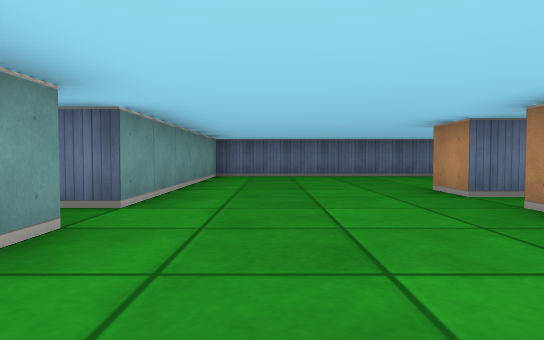
[1] (above)

20 first-person views from a walk through a cub3D maze. The camera is about half as high as the walls, tilts 2° down and sees 75° across. The floor is counted in squares. Each view is taken from the middle of a square. On the plan, view 1 faces up. The plan holds only what a view shows up to about 9 squares ahead; the rest is blank. The place goes on beyond the plan.

[2]
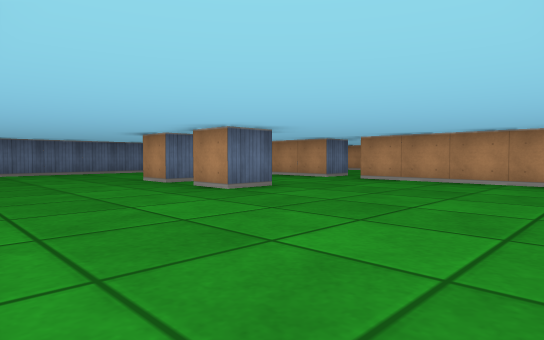

[3]
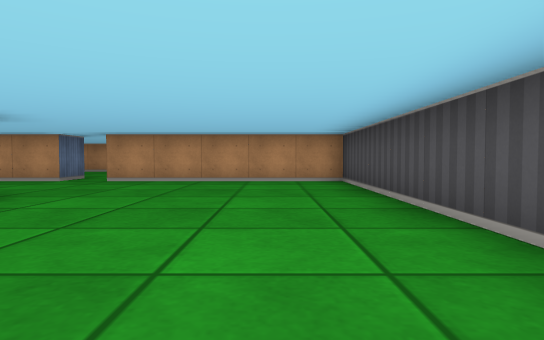

[4]
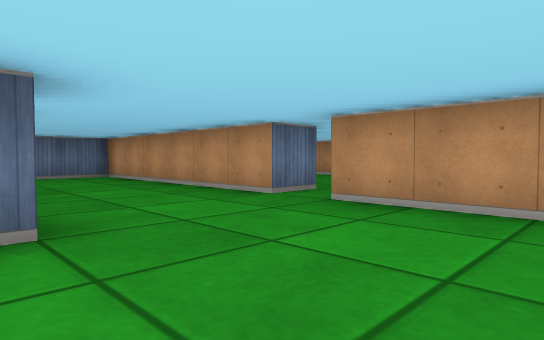

[5]
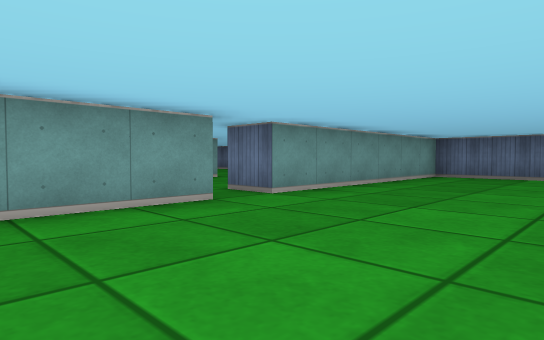

[6]
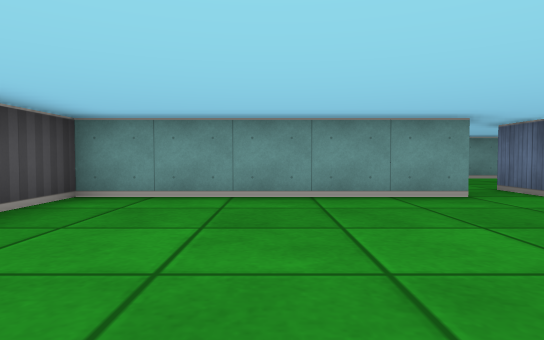

[7]
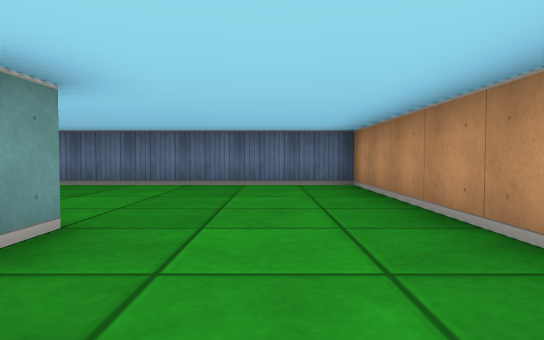

[8]
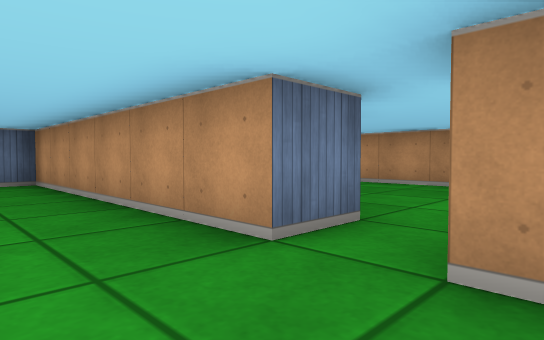

[9]
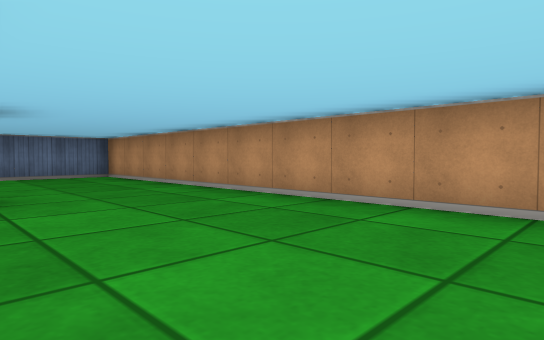

[10]
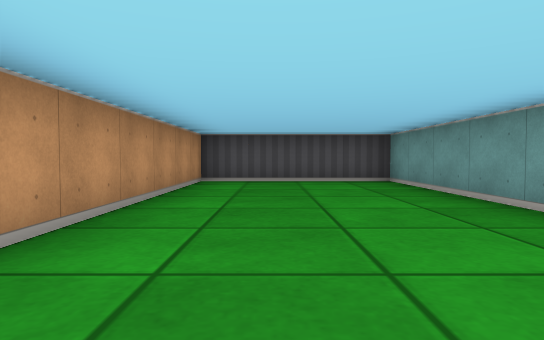

[11]
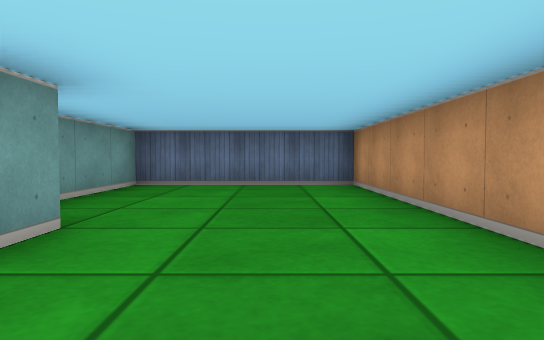

[12]
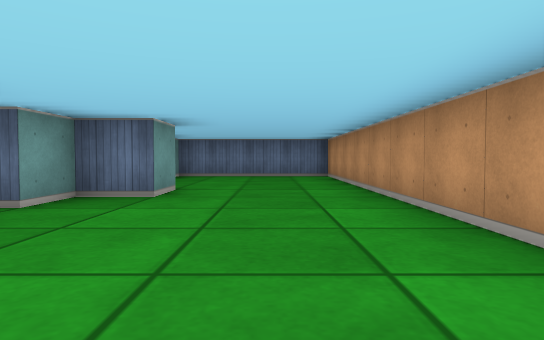

[13]
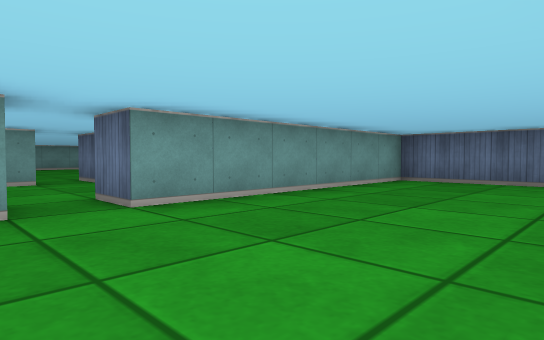

[14]
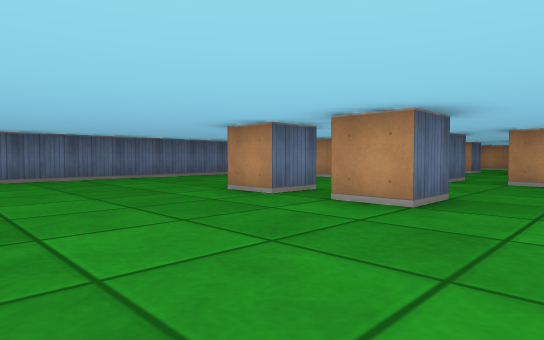

[15]
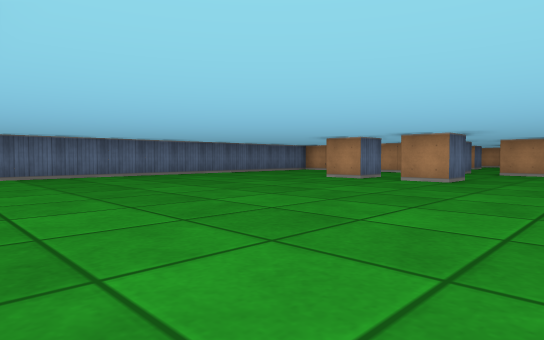

[16]
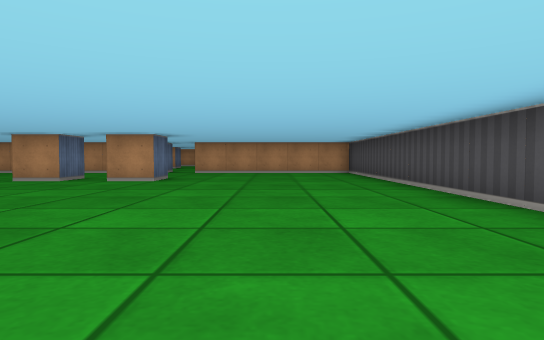

[17]
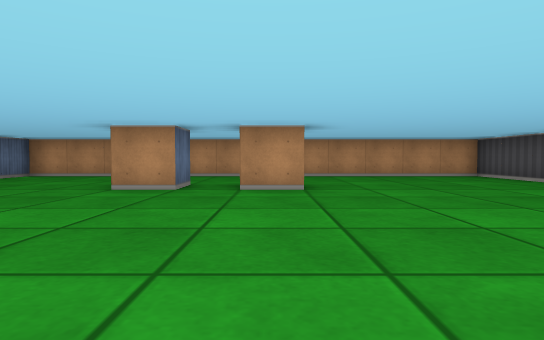

[18]
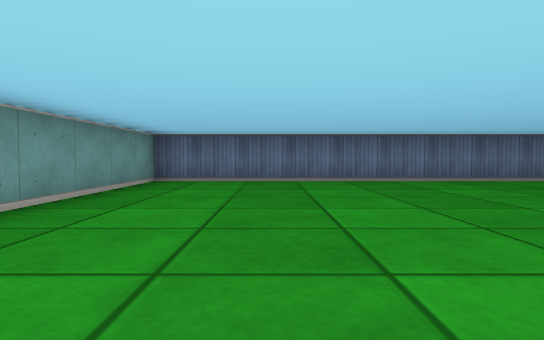

[19]
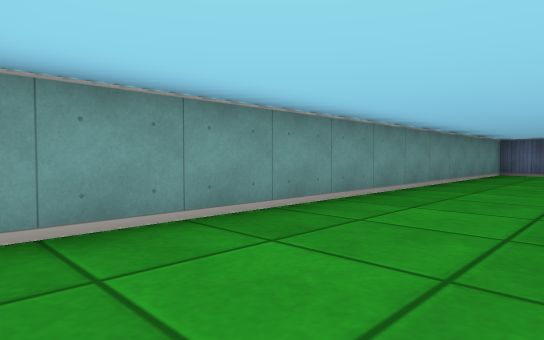

[20]
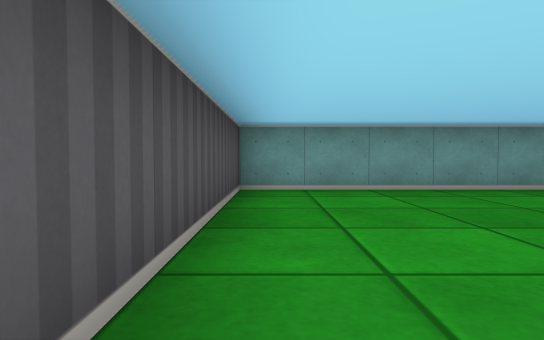

### Floor plan
Ten units are one square. View 1 is at (0, 0); x grows to the right and y downward. Boxes are objects, and circles mark ways between rooms. Rooms are numbered by the first view taken in them; rooms with no view inside come last. Other rooms are left out.
<svg viewBox="-150 -100 270 130">
<path fill="none" stroke="#000" d="M32 -45 25 -45 25 -55M35 -55 35 -49M36 -25 25 -25 25 -35M75 -35 65 -35 65 -95 -15 -95 -15 -35M-15 -26 -15 25 65 25 65 -25M75 -18 75 25 115 25 115 -95 75 -95 75 -71M85 -55 85 -45 75 -45 75 -35M-55 -36 -55 -30M-54 -25 -65 -25 -65 -35M-55 -55 -55 -45 -65 -45 -65 -55M-25 -19 -25 -25M-15 -35 -25 -35M-58 -95 -145 -95 -145 25 -30 25M-30 -95 -36 -95"/>
<circle cx="70" cy="-30" r="3" fill="#2a7"/>
<circle cx="-20" cy="-30" r="3" fill="#2a7"/>
<text x="30" y="-40">1</text>
<text x="100" y="-30">2</text>
<text x="-80" y="-30">3</text>
</svg>
Room 1 opens to room 2. Room 1 opens to room 3.

Where each view was taken, in squares from view 1:
view 1: 0 up, 0 right, facing up
view 2: 2 down, 1 left, facing up-right
view 3: 1 down, 1 left, facing right
view 4: 0 up, 3 right, facing up-right
view 5: 0 up, 2 right, facing up-left
view 6: 0 up, 3 right, facing left
view 7: 3 up, 5 right, facing up
view 8: 2 up, 5 right, facing up-right
view 9: 0 up, 8 right, facing up-right
view 10: 5 up, 10 right, facing down
view 11: 3 up, 10 right, facing up
view 12: 0 up, 10 right, facing up
view 13: 2 up, 2 right, facing up-left
view 14: 1 up, 10 left, facing up-right
view 15: 0 up, 14 left, facing up-right
view 16: 0 up, 14 left, facing right
view 17: 3 up, 12 left, facing right
view 18: 2 up, 12 left, facing up
view 19: 2 down, 12 left, facing up-left
view 20: 2 down, 9 left, facing left
